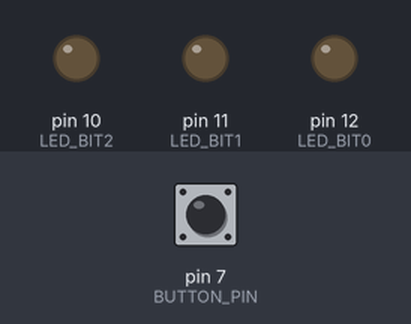
Simulated run of this sketch. Board: Arduino Uno, built with avr-gcc and run on an emulated ATmega328P. Shown: output pins drawn as LEDs (lit = HIGH). The inputs (shaded band) are chosen by the test bench; at power-on: pin 7 (BUTTON_PIN) LOW. Random numbers use the default seed unless the sketch sets one.

Above: at 1.2 s.
1.3 s: pin 7 (BUTTON_PIN) pulled HIGH for 0.15 s
At 1.6 s:
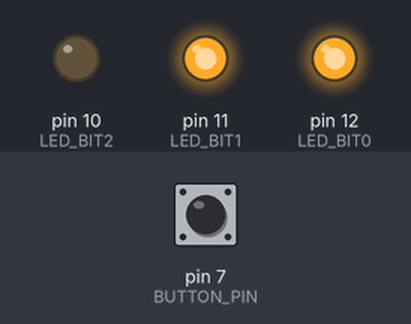
2.9 s: pin 7 (BUTTON_PIN) pulled HIGH for 1 s
At 4.1 s:
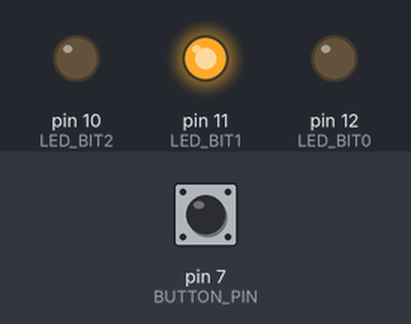
5.4 s: pin 7 (BUTTON_PIN) pulled HIGH for 3.2 s
At 6.0 s:
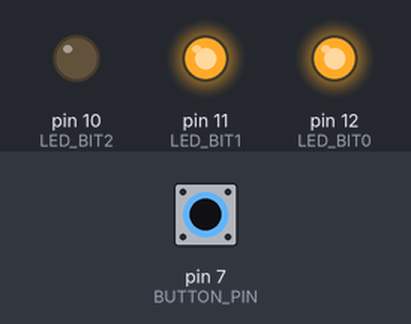
10.1 s: pin 7 (BUTTON_PIN) pulled HIGH for 0.15 s
At 10.7 s:
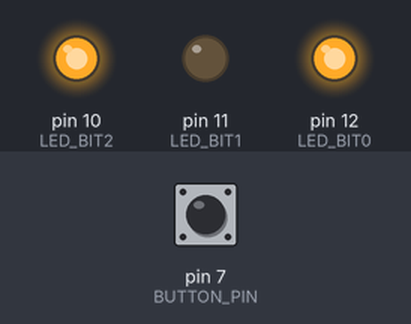
11.7 s: pin 7 (BUTTON_PIN) pulled HIGH for 0.15 s
At 12.0 s:
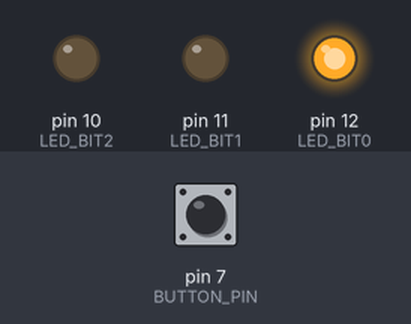
13.3 s: pin 7 (BUTTON_PIN) pulsed HIGH 5 times (0.12 s each, 0.3 s apart)
At 14.3 s:
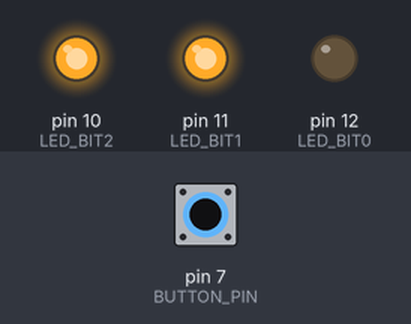
Timing chart, 0 to 16.3 s (numbered marks = the images above; inputs shaded):
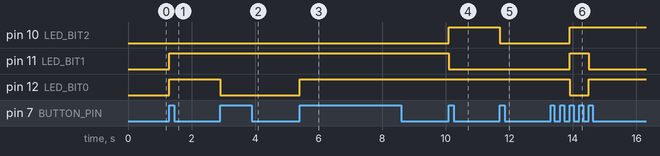

Measured:
- after the input at 1.3 s, pin 11 (LED_BIT1), pin 12 (LED_BIT0): LOW → HIGH at once
- after the input at 2.9 s, pin 12 (LED_BIT0): HIGH → LOW at once
- after the input at 5.4 s, pin 12 (LED_BIT0): LOW → HIGH at once
- after the input at 10.1 s, pin 10 (LED_BIT2): LOW → HIGH at once; pin 11 (LED_BIT1): HIGH → LOW at once
- after the input at 11.7 s, pin 10 (LED_BIT2): HIGH → LOW at once
- after the input at 13.3 s, pin 10 (LED_BIT2): LOW → HIGH after 0.60 s; pin 11 (LED_BIT1): LOW → HIGH after 0.60 s, → LOW 0.60 s later; pin 12 (LED_BIT0): HIGH → LOW after 0.60 s, → HIGH 0.60 s later

The sketch:

DiceWithButton.ino
```cpp
const unsigned int LED_BIT0 = 12;
const unsigned int LED_BIT1 = 11;
const unsigned int LED_BIT2 = 10;
const unsigned int BUTTON_PIN = 7;

void setup() {
  pinMode(LED_BIT0, OUTPUT);
  pinMode(LED_BIT1, OUTPUT);
  pinMode(LED_BIT2, OUTPUT);
  pinMode(BUTTON_PIN, INPUT);
  randomSeed(analogRead(A0));
}

int current_value = 0;
int old_value = 0;

void loop() {
  current_value = digitalRead(BUTTON_PIN);
  if (current_value != old_value && current_value == HIGH) {
    output_result(random(1, 7));
    delay(50);
  }
  old_value = current_value;
}

void output_result(const long result) {
  digitalWrite(LED_BIT0, result & B001);
  digitalWrite(LED_BIT1, result & B010);
  digitalWrite(LED_BIT2, result & B100);
}
```
